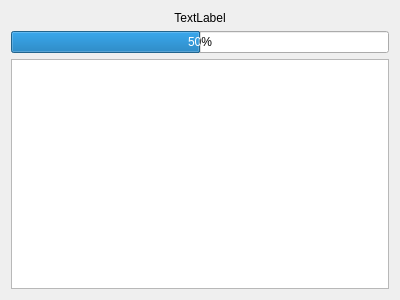
<?xml version="1.0" encoding="UTF-8"?>
<ui version="4.0">
 <class>UpdatePluginProcessDialogue</class>
 <widget class="QDialog" name="UpdatePluginProcessDialogue">
  <property name="geometry">
   <rect>
    <x>0</x>
    <y>0</y>
    <width>400</width>
    <height>300</height>
   </rect>
  </property>
  <property name="windowTitle">
   <string>Dialog</string>
  </property>
  <layout class="QVBoxLayout" name="verticalLayout">
   <item>
    <widget class="QLabel" name="TxtDoing">
     <property name="text">
      <string>TextLabel</string>
     </property>
     <property name="alignment">
      <set>Qt::AlignCenter</set>
     </property>
    </widget>
   </item>
   <item>
    <widget class="QProgressBar" name="TotalProgress">
     <property name="value">
      <number>50</number>
     </property>
    </widget>
   </item>
   <item>
    <widget class="QListView" name="StateListView"/>
   </item>
  </layout>
 </widget>
 <resources/>
 <connections/>
</ui>
